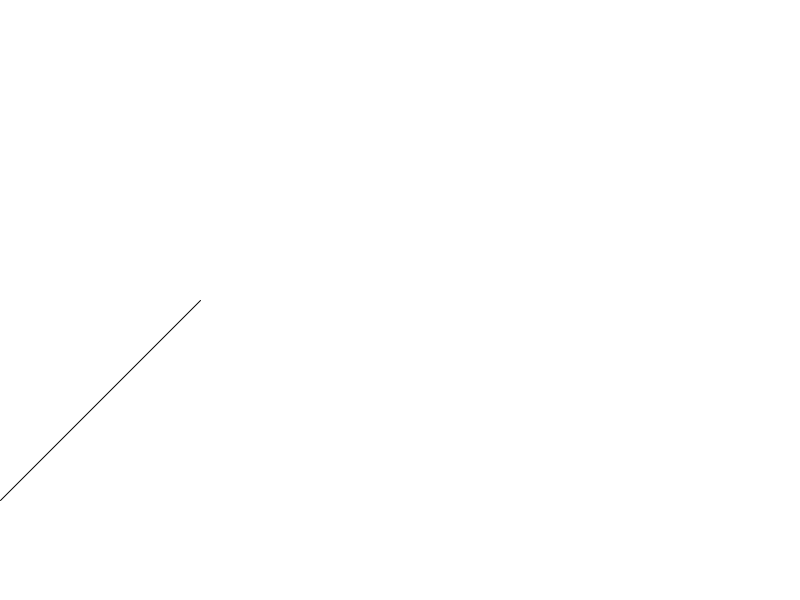
Frame 1 (no input)
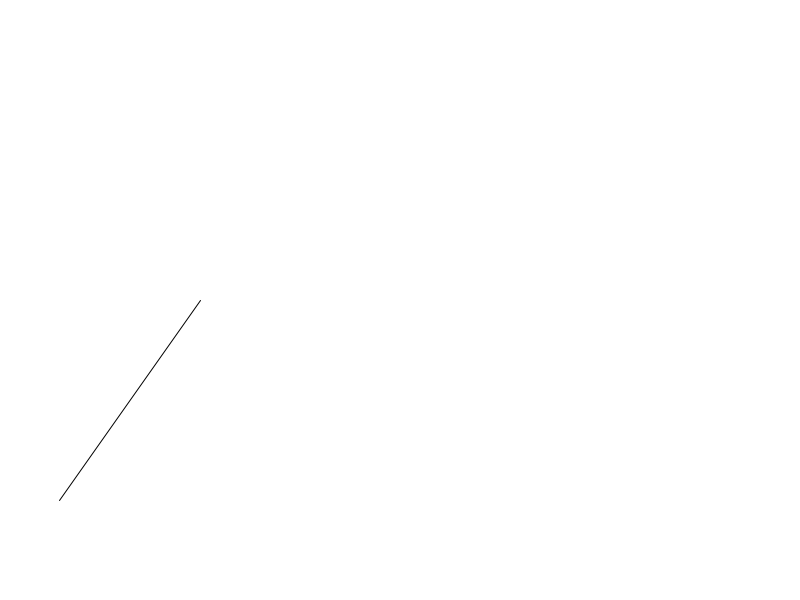
Frame 60 (the mouse pressed at the canvas centre just before this capture)
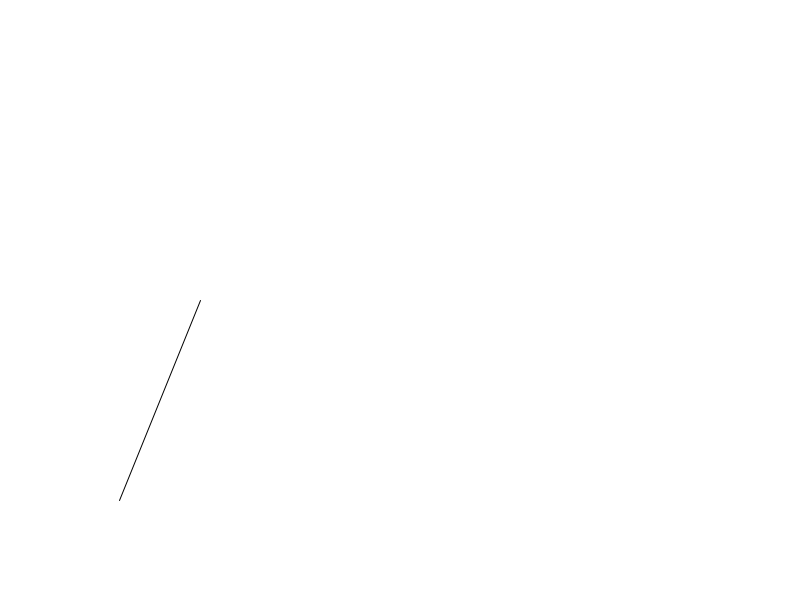
Frame 120 (the mouse held since frame 60 and released just before this capture)

The Processing sketch that drew these frames (run headless with seeded random() and noise(); from frame 60 on, the mouse is pressed at the canvas centre):

// Processing sketch: ejemplo01_java
// ── ejemplo01_java.pde
int x = 0;

void setup(){
  size(800,600);
}

void draw(){
  background(255);
  line(x,500,200,300);
  x=x+1;
  println(x);
}
